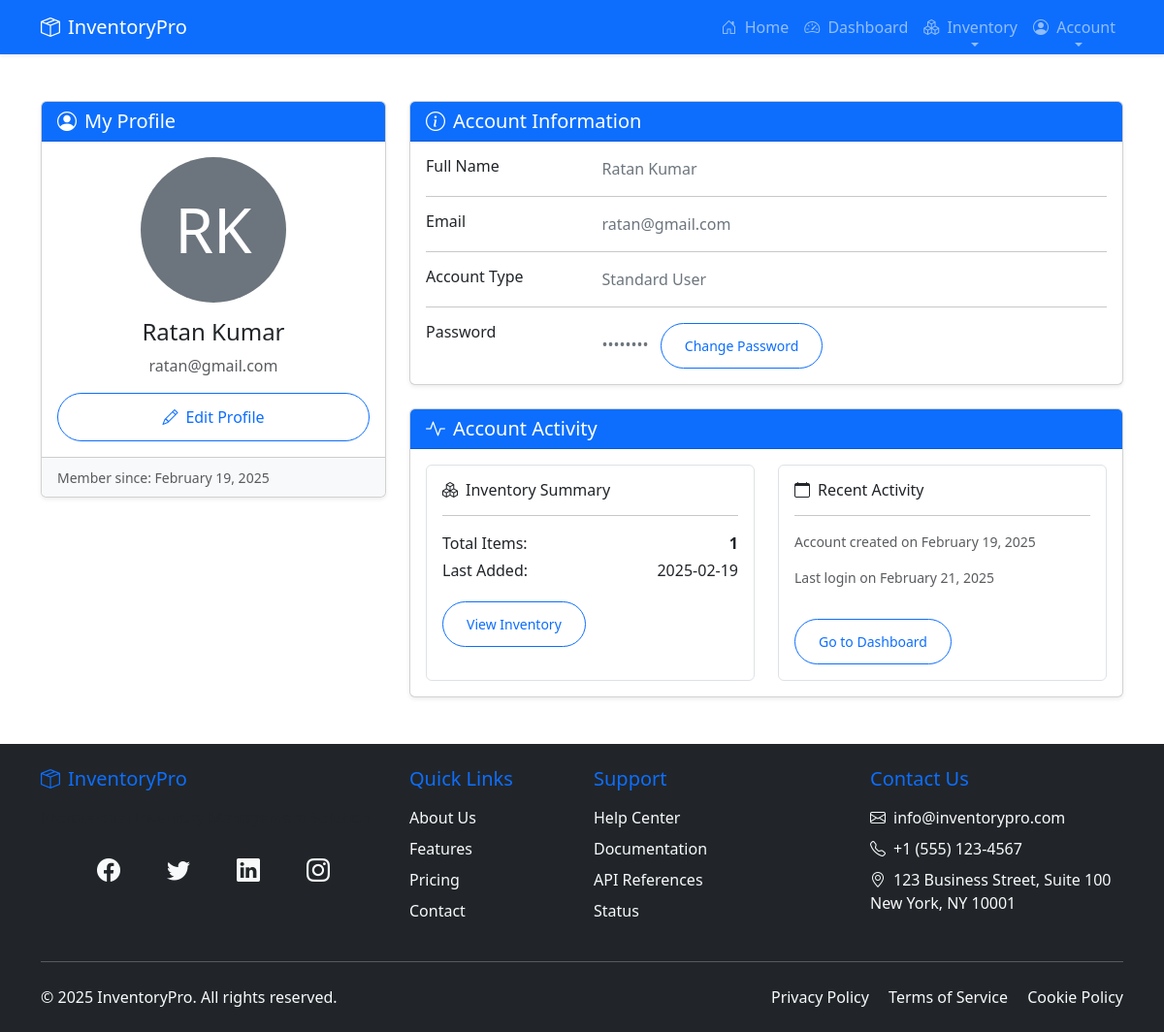
Page /profile (signed in) on the committed database.
### app.py (models this page shows, shortened)
class User(UserMixin, db.Model):
    id = db.Column(db.Integer, primary_key=True)
    first_name = db.Column(db.String(50), nullable=False)
    last_name = db.Column(db.String(50), nullable=False)
    email = db.Column(db.String(120), unique=True, nullable=False)
    password_hash = db.Column(db.String(200), nullable=False)
    created_at = db.Column(db.DateTime, default=datetime.utcnow)
    items = db.relationship('InventoryItem', backref='user', lazy=True, cascade='all, delete-orphan')
    def get_name(self):
        return f"{self.first_name} {self.last_name}"

class InventoryItem(db.Model):
    id = db.Column(db.Integer, primary_key=True)
    name = db.Column(db.String(100), nullable=False)
    category = db.Column(db.String(50), nullable=False)
    quantity = db.Column(db.Integer, nullable=False)
    price = db.Column(db.Float, nullable=False)
    user_id = db.Column(db.Integer, db.ForeignKey('user.id'), nullable=False)
    created_at = db.Column(db.DateTime, default=datetime.utcnow)
    updated_at = db.Column(db.DateTime, default=datetime.utcnow, onupdate=datetime.utcnow)

### app.py (the view)
@app.route('/profile')
@login_required
def profile():
    return render_template('profile.html', year=datetime.now().year, datetime=datetime)

### app.py (called while the page is built)
@login_manager.user_loader
def load_user(user_id):
    return User.query.get(int(user_id))

### templates/profile.html (shortened to what this page needs)
{% extends "base.html" %}
{% block content %}
<div class="container py-5">
    <div class="row">
        <div class="col-lg-4 mb-4">
            <div class="card shadow-sm">
                <div class="card-header bg-primary text-white">
                    <h5 class="mb-0"><i class="bi bi-person-circle me-2"></i>My Profile</h5>
                </div>
                <div class="card-body text-center">
                    <div class="mb-3">
                        <div class="avatar-circle bg-secondary text-white d-flex align-items-center justify-content-center mx-auto mb-3" style="width: 150px; height: 150px; border-radius: 50%;">
                            <span style="font-size: 4rem;">{{ current_user.first_name[0] }}{{ current_user.last_name[0] }}</span>
                        </div>
                        <h4>{{ current_user.get_name() }}</h4>
                        <p class="text-muted">{{ current_user.email }}</p>
                    </div>
                    <div class="d-grid gap-2">
                        <a href="#" class="btn btn-outline-primary">
                            <i class="bi bi-pencil me-2"></i>Edit Profile
                        </a>
                    </div>
                </div>
                <div class="card-footer bg-light">
                    <small class="text-muted">Member since: {{ current_user.created_at.strftime('%B %d, %Y') }}</small>
                </div>
            </div>
        </div>
        <div class="col-lg-8">
            <div class="card shadow-sm mb-4">
                <div class="card-header bg-primary text-white">
                    <h5 class="mb-0"><i class="bi bi-info-circle me-2"></i>Account Information</h5>
                </div>
                <div class="card-body">
                    <div class="row mb-3">
                        <div class="col-sm-3">
                            <h6 class="mb-0">Full Name</h6>
                        </div>
                        <div class="col-sm-9 text-secondary">
                            {{ current_user.get_name() }}
                        </div>
                    </div>
                    <hr>
                    <div class="row mb-3">
                        <div class="col-sm-3">
                            <h6 class="mb-0">Email</h6>
                        </div>
                        <div class="col-sm-9 text-secondary">
                            {{ current_user.email }}
                        </div>
                    </div>
                    <hr>
                    <div class="row mb-3">
                        <div class="col-sm-3">
                            <h6 class="mb-0">Account Type</h6>
                        </div>
                        <div class="col-sm-9 text-secondary">
                            Standard User
                        </div>
                    </div>
                    <hr>
                    <div class="row">
                        <div class="col-sm-3">
                            <h6 class="mb-0">Password</h6>
                        </div>
                        <div class="col-sm-9 text-secondary">
                            ••••••••
                            <a href="{{ url_for('reset_password_request') }}" class="btn btn-sm btn-outline-primary ms-2">
                                Change Password
                            </a>
                        </div>
                    </div>
                </div>
            </div>
            <div class="card shadow-sm">
                <div class="card-header bg-primary text-white">
                    <h5 class="mb-0"><i class="bi bi-activity me-2"></i>Account Activity</h5>
                </div>
                <div class="card-body">
                    <div class="row g-4">
                        <div class="col-md-6">
                            <div class="border rounded p-3 h-100">
                                <h6><i class="bi bi-boxes me-2"></i>Inventory Summary</h6>
                                <hr>
                                <p class="mb-1">Total Items: <span class="float-end fw-bold">{{ current_user.items|length }}</span></p>
                                <p class="mb-1">Last Added:
                                    <span class="float-end">
                                        {% if current_user.items %}
                                            {{ current_user.items[-1].created_at.strftime('%Y-%m-%d') }}
                                        {% else %}
                                            N/A
                                        {% endif %}
                                    </span>
                                </p>
                                <a href="{{ url_for('inventory') }}" class="btn btn-sm btn-outline-primary mt-3">
                                    View Inventory
                                </a>
                            </div>
                        </div>
                        <div class="col-md-6">
                            <div class="border rounded p-3 h-100">
                                <h6><i class="bi bi-calendar me-2"></i>Recent Activity</h6>
                                <hr>
                                <p class="small text-muted">Account created on {{ current_user.created_at.strftime('%B %d, %Y') }}</p>
                                <p class="small text-muted">Last login on {{ datetime.now().strftime('%B %d, %Y') }}</p>
                                <a href="{{ url_for('dashboard') }}" class="btn btn-sm btn-outline-primary mt-3">
                                    Go to Dashboard
                                </a>
                            </div>
                        </div>
                    </div>
                </div>
            </div>
        </div>
    </div>
</div>
{% endblock %}

### static/style.css (style rules this page uses)
:root { --bs-primary-rgb: 13, 110, 253; --bs-secondary: #6c757d; --bs-transition: all 0.3s ease-in-out; --card-shadow: 0 4px 6px rgba(0, 0, 0, 0.1); --hover-shadow: 0 8px 15px rgba(0, 0, 0, 0.15); }
.btn { padding: 0.75rem 1.5rem; border-radius: 50px; transition: var(--bs-transition); }

### rows in the picture
User: first_name "R", last_name "K", get_name "Ratan Kumar", email "ratan@gmail.com", created_at "February 19, 2025"
InventoryItem: created_at "2025-02-19"

### other values in the picture
{{ current_user.items|length }} "1"
